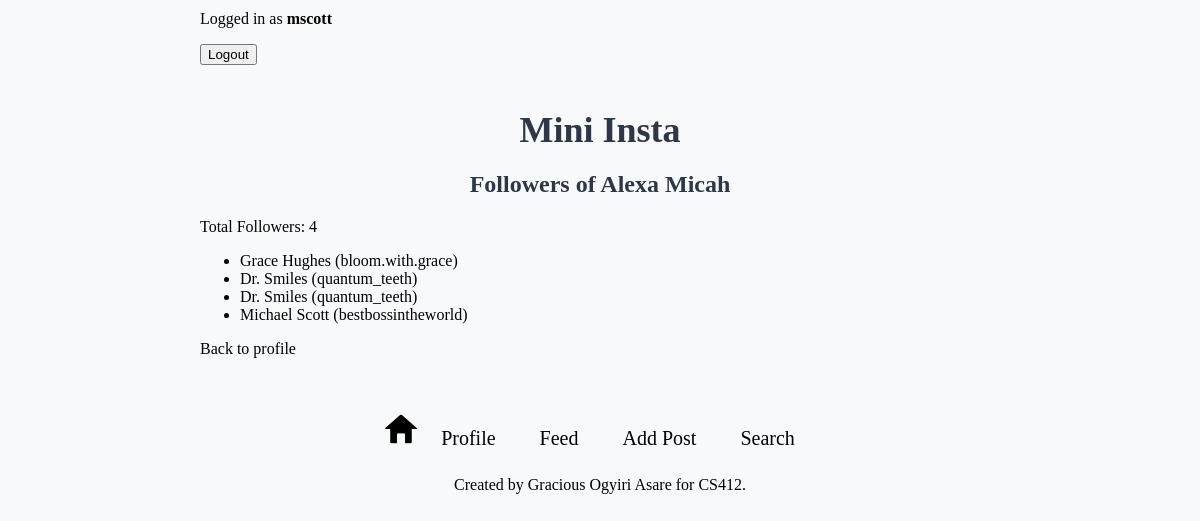
Page /mini_insta/profile/1/followers/ (signed in) on the committed database.
### mini_insta/models.py (models this page shows, shortened)
class Profile(models.Model):
    username = models.TextField(blank=True)
    display_name = models.TextField(blank=True)
    profile_image_url = models.URLField(blank=True)
    bio_text = models.TextField(blank=True)
    join_date = models.DateTimeField(auto_now=True) #set the joined date automatically
    user = models.ForeignKey(User, on_delete=models.CASCADE) #foreign key to User model
    def get_followers(self):
        followers = Follow.objects.filter(profile=self)
        return [f.follower_profile for f in followers]
    def get_num_followers(self):
        followers = Follow.objects.filter(profile=self)
        return followers.count()

### mini_insta/views.py (the view)
# urls.py: path('profile/<int:pk>/followers/', ShowFollowersDetailView.as_view(), name='show_followers'),
class ShowFollowersDetailView(DetailView):
    model = Profile
    template_name = 'mini_insta/show_followers.html'
    context_object_name = 'profile'

### mini_insta/templates/mini_insta/show_followers.html
{% extends "mini_insta/base.html" %}{% block content %}
<h2>Followers of {{ profile.display_name }}</h2>
<p>Total Followers: {{ profile.get_num_followers }}</p>
<ul>
    {% for follower in profile.get_followers %}
        <li>
            <a href="{% url 'show_profile' follower.pk %}">
                {{ follower.display_name }} ({{ follower.username }})
            </a>
        </li>
    {% empty %}
        <li>No followers yet.</li>
    {% endfor %}
</ul>
<a href="{% url 'show_profile' profile.pk %}">Back to profile</a>
{% endblock content %}

### mini_insta/templates/mini_insta/base.html (shortened to what this page needs)
{% load static %}
<html>
  <head>
    <link rel="stylesheet" href="{% static 'mini_insta-style.css' %}" />
  </head>
  <body>
    {% if request.user.is_authenticated %}
    <p> Logged in as <strong>{{ user.username }}</strong> </p>
    <form method="post" action="{% url 'logout' %}" style="display: inline">
      <button type="submit">Logout</button>
    </form>
    {% else %}
    <p>Not logged in.</p>
    <a href="{% url 'login' %}"><button type="submit">Login</button></a>
    <a href="{% url 'create_profile' %}"
      ><button type="submit">Register</button></a
    >
    {% endif %}
    <h1>Mini Insta</h1>
    {% block content %} {% endblock content %}
    <footer>
      <p>
        {% if profile %}
        <a href="{% url 'show_feed' %}">
          <img
            src="{% static 'home-btn.png' %}"
            alt="home button"
            width="32"
            height="32"
          />
        </a>
        <a href="{% url 'show_profile' profile.pk %}" class="add-btn"
          >Profile</a
        >
        <a href="{% url 'show_all_profiles' %}" class="add-btn">Feed</a>
        <a href="{% url 'create_post' %}" class="add-btn">Add Post</a>
        <a href="{% url 'profile_search' %}" class="add-btn">Search</a>
        {% endif %}
      </p>
      <p>Created by Gracious Ogyiri Asare for CS412. </p>
    </footer>
  </body>
</html>

### static/mini_insta-style.css (style rules this page uses)
body { font-family: "Times New Roman", Times, serif, sans-serif; background-color: #f8f9fa; max-width: 800px; margin: 0 auto; padding: 10px; }
h1 { font-size: 36px; padding-top: 20px; }
h1, h2, h3 { text-align: center; color: #2d3748; margin-bottom: 20px; }
a:link, a:visited, a:hover, a:active { color: inherit; text-decoration: none; }
footer { text-align: center; margin-top: 55px; font-size: 16px; margin-bottom: 30px; }
.add-btn { display: inline-block; padding: 10px 20px; font-size: 20px; }

### rows in the picture
Profile: display_name "Alexa Micah", get_num_followers "4"
Profile: display_name "Grace Hughes", username "bloom.with.grace"
Profile: display_name "Dr. Smiles", username "quantum_teeth"
Profile: display_name "Michael Scott", username "bestbossintheworld"

### other values in the picture
{{ user.username }} "mscott"
